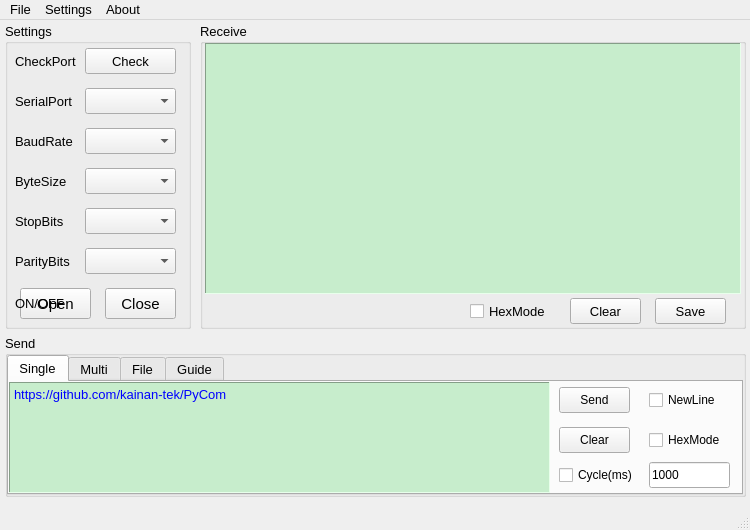
<?xml version="1.0" encoding="UTF-8"?>
<ui version="4.0">
 <class>MainWindow</class>
 <widget class="QMainWindow" name="MainWindow">
  <property name="geometry">
   <rect>
    <x>0</x>
    <y>0</y>
    <width>750</width>
    <height>530</height>
   </rect>
  </property>
  <property name="sizePolicy">
   <sizepolicy hsizetype="Preferred" vsizetype="Preferred">
    <horstretch>0</horstretch>
    <verstretch>0</verstretch>
   </sizepolicy>
  </property>
  <property name="minimumSize">
   <size>
    <width>750</width>
    <height>530</height>
   </size>
  </property>
  <property name="maximumSize">
   <size>
    <width>750</width>
    <height>530</height>
   </size>
  </property>
  <property name="font">
   <font>
    <pointsize>10</pointsize>
   </font>
  </property>
  <property name="windowTitle">
   <string>MainWindow</string>
  </property>
  <widget class="QWidget" name="centralwidget">
   <widget class="QGroupBox" name="groupBox">
    <property name="geometry">
     <rect>
      <x>5</x>
      <y>3</y>
      <width>186</width>
      <height>306</height>
     </rect>
    </property>
    <property name="font">
     <font>
      <pointsize>10</pointsize>
      <bold>false</bold>
     </font>
    </property>
    <property name="autoFillBackground">
     <bool>false</bool>
    </property>
    <property name="title">
     <string>Settings</string>
    </property>
    <property name="flat">
     <bool>false</bool>
    </property>
    <widget class="QComboBox" name="comboBox_SPort">
     <property name="geometry">
      <rect>
       <x>80</x>
       <y>65</y>
       <width>91</width>
       <height>26</height>
      </rect>
     </property>
    </widget>
    <widget class="QLabel" name="label">
     <property name="geometry">
      <rect>
       <x>10</x>
       <y>65</y>
       <width>66</width>
       <height>26</height>
      </rect>
     </property>
     <property name="font">
      <font>
       <pointsize>10</pointsize>
       <bold>false</bold>
      </font>
     </property>
     <property name="text">
      <string>SerialPort</string>
     </property>
    </widget>
    <widget class="QLabel" name="label_2">
     <property name="geometry">
      <rect>
       <x>10</x>
       <y>105</y>
       <width>66</width>
       <height>26</height>
      </rect>
     </property>
     <property name="font">
      <font>
       <pointsize>10</pointsize>
       <bold>false</bold>
      </font>
     </property>
     <property name="text">
      <string>BaudRate</string>
     </property>
    </widget>
    <widget class="QComboBox" name="comboBox_BRate">
     <property name="geometry">
      <rect>
       <x>80</x>
       <y>105</y>
       <width>91</width>
       <height>26</height>
      </rect>
     </property>
    </widget>
    <widget class="QComboBox" name="comboBox_BSize">
     <property name="geometry">
      <rect>
       <x>80</x>
       <y>145</y>
       <width>91</width>
       <height>26</height>
      </rect>
     </property>
    </widget>
    <widget class="QLabel" name="label_3">
     <property name="geometry">
      <rect>
       <x>10</x>
       <y>145</y>
       <width>66</width>
       <height>26</height>
      </rect>
     </property>
     <property name="font">
      <font>
       <pointsize>10</pointsize>
       <bold>false</bold>
      </font>
     </property>
     <property name="text">
      <string>ByteSize</string>
     </property>
    </widget>
    <widget class="QComboBox" name="comboBox_SBit">
     <property name="geometry">
      <rect>
       <x>80</x>
       <y>185</y>
       <width>91</width>
       <height>26</height>
      </rect>
     </property>
    </widget>
    <widget class="QLabel" name="label_4">
     <property name="geometry">
      <rect>
       <x>10</x>
       <y>185</y>
       <width>66</width>
       <height>26</height>
      </rect>
     </property>
     <property name="font">
      <font>
       <pointsize>10</pointsize>
       <bold>false</bold>
      </font>
     </property>
     <property name="text">
      <string>StopBits</string>
     </property>
    </widget>
    <widget class="QComboBox" name="comboBox_PBit">
     <property name="geometry">
      <rect>
       <x>80</x>
       <y>225</y>
       <width>91</width>
       <height>26</height>
      </rect>
     </property>
    </widget>
    <widget class="QLabel" name="label_5">
     <property name="geometry">
      <rect>
       <x>10</x>
       <y>225</y>
       <width>66</width>
       <height>26</height>
      </rect>
     </property>
     <property name="font">
      <font>
       <pointsize>10</pointsize>
       <bold>false</bold>
      </font>
     </property>
     <property name="text">
      <string>ParityBits </string>
     </property>
    </widget>
    <widget class="QLabel" name="label_7">
     <property name="geometry">
      <rect>
       <x>10</x>
       <y>25</y>
       <width>66</width>
       <height>26</height>
      </rect>
     </property>
     <property name="font">
      <font>
       <pointsize>10</pointsize>
       <bold>false</bold>
      </font>
     </property>
     <property name="text">
      <string>CheckPort</string>
     </property>
    </widget>
    <widget class="QPushButton" name="pushButton_Check">
     <property name="geometry">
      <rect>
       <x>80</x>
       <y>25</y>
       <width>91</width>
       <height>26</height>
      </rect>
     </property>
     <property name="mouseTracking">
      <bool>false</bool>
     </property>
     <property name="focusPolicy">
      <enum>Qt::FocusPolicy::StrongFocus</enum>
     </property>
     <property name="autoFillBackground">
      <bool>false</bool>
     </property>
     <property name="styleSheet">
      <string notr="true"/>
     </property>
     <property name="text">
      <string>Check</string>
     </property>
     <property name="autoDefault">
      <bool>true</bool>
     </property>
     <property name="default">
      <bool>false</bool>
     </property>
     <property name="flat">
      <bool>false</bool>
     </property>
    </widget>
    <widget class="QPushButton" name="pushButton_Open">
     <property name="geometry">
      <rect>
       <x>15</x>
       <y>265</y>
       <width>71</width>
       <height>31</height>
      </rect>
     </property>
     <property name="font">
      <font>
       <pointsize>11</pointsize>
       <bold>false</bold>
      </font>
     </property>
     <property name="mouseTracking">
      <bool>false</bool>
     </property>
     <property name="tabletTracking">
      <bool>false</bool>
     </property>
     <property name="focusPolicy">
      <enum>Qt::FocusPolicy::StrongFocus</enum>
     </property>
     <property name="acceptDrops">
      <bool>false</bool>
     </property>
     <property name="autoFillBackground">
      <bool>false</bool>
     </property>
     <property name="styleSheet">
      <string notr="true"/>
     </property>
     <property name="text">
      <string>Open</string>
     </property>
     <property name="checkable">
      <bool>false</bool>
     </property>
     <property name="autoRepeat">
      <bool>false</bool>
     </property>
     <property name="autoExclusive">
      <bool>false</bool>
     </property>
     <property name="autoDefault">
      <bool>true</bool>
     </property>
     <property name="default">
      <bool>false</bool>
     </property>
     <property name="flat">
      <bool>false</bool>
     </property>
    </widget>
    <widget class="QPushButton" name="pushButton_Close">
     <property name="geometry">
      <rect>
       <x>100</x>
       <y>265</y>
       <width>71</width>
       <height>31</height>
      </rect>
     </property>
     <property name="font">
      <font>
       <pointsize>11</pointsize>
       <bold>false</bold>
      </font>
     </property>
     <property name="mouseTracking">
      <bool>false</bool>
     </property>
     <property name="text">
      <string>Close</string>
     </property>
     <property name="autoDefault">
      <bool>true</bool>
     </property>
     <property name="default">
      <bool>false</bool>
     </property>
    </widget>
    <widget class="QLabel" name="label_switch">
     <property name="geometry">
      <rect>
       <x>10</x>
       <y>265</y>
       <width>66</width>
       <height>30</height>
      </rect>
     </property>
     <property name="font">
      <font>
       <pointsize>10</pointsize>
       <bold>false</bold>
      </font>
     </property>
     <property name="text">
      <string>ON/OFF</string>
     </property>
    </widget>
   </widget>
   <widget class="QGroupBox" name="groupBox_2">
    <property name="geometry">
     <rect>
      <x>5</x>
      <y>315</y>
      <width>741</width>
      <height>162</height>
     </rect>
    </property>
    <property name="autoFillBackground">
     <bool>false</bool>
    </property>
    <property name="title">
     <string>Send</string>
    </property>
    <property name="flat">
     <bool>false</bool>
    </property>
    <widget class="QTabWidget" name="SendTab">
     <property name="geometry">
      <rect>
       <x>2</x>
       <y>20</y>
       <width>736</width>
       <height>140</height>
      </rect>
     </property>
     <property name="autoFillBackground">
      <bool>false</bool>
     </property>
     <property name="styleSheet">
      <string notr="true">alternate-background-color: rgb(241, 241, 241);</string>
     </property>
     <property name="currentIndex">
      <number>0</number>
     </property>
     <widget class="QWidget" name="single">
      <attribute name="title">
       <string>Single</string>
      </attribute>
      <widget class="QTextEdit" name="textEdit_sSend">
       <property name="geometry">
        <rect>
         <x>0</x>
         <y>0</y>
         <width>541</width>
         <height>111</height>
        </rect>
       </property>
       <property name="styleSheet">
        <string notr="true">background-color: rgb(199, 237, 204);</string>
       </property>
       <property name="frameShape">
        <enum>QFrame::Shape::Panel</enum>
       </property>
       <property name="frameShadow">
        <enum>QFrame::Shadow::Sunken</enum>
       </property>
       <property name="html">
        <string>&lt;!DOCTYPE HTML PUBLIC &quot;-//W3C//DTD HTML 4.0//EN&quot; &quot;http://www.w3.org/TR/REC-html40/strict.dtd&quot;&gt;
&lt;html&gt;&lt;head&gt;&lt;meta name=&quot;qrichtext&quot; content=&quot;1&quot; /&gt;&lt;meta charset=&quot;utf-8&quot; /&gt;&lt;style type=&quot;text/css&quot;&gt;
p, li { white-space: pre-wrap; }
hr { height: 1px; border-width: 0; }
li.unchecked::marker { content: &quot;\2610&quot;; }
li.checked::marker { content: &quot;\2612&quot;; }
&lt;/style&gt;&lt;/head&gt;&lt;body style=&quot; font-family:'Segoe UI'; font-size:9pt; font-weight:400; font-style:normal;&quot;&gt;
&lt;p style=&quot; margin-top:0px; margin-bottom:0px; margin-left:0px; margin-right:0px; -qt-block-indent:0; text-indent:0px;&quot;&gt;&lt;span style=&quot; font-family:'Microsoft YaHei UI'; font-size:10pt; color:#0000ff;&quot;&gt;https://github.com/kainan-tek/PyCom&lt;/span&gt;&lt;/p&gt;&lt;/body&gt;&lt;/html&gt;</string>
       </property>
       <property name="acceptRichText">
        <bool>false</bool>
       </property>
      </widget>
      <widget class="QCheckBox" name="checkBox_sCycle">
       <property name="geometry">
        <rect>
         <x>550</x>
         <y>80</y>
         <width>81</width>
         <height>26</height>
        </rect>
       </property>
       <property name="text">
        <string>Cycle(ms)</string>
       </property>
      </widget>
      <widget class="QLineEdit" name="lineEdit_sCycle">
       <property name="geometry">
        <rect>
         <x>640</x>
         <y>80</y>
         <width>81</width>
         <height>26</height>
        </rect>
       </property>
       <property name="styleSheet">
        <string notr="true"/>
       </property>
       <property name="text">
        <string>1000</string>
       </property>
      </widget>
      <widget class="QCheckBox" name="checkBox_sNewline">
       <property name="geometry">
        <rect>
         <x>640</x>
         <y>5</y>
         <width>81</width>
         <height>26</height>
        </rect>
       </property>
       <property name="text">
        <string>NewLine</string>
       </property>
      </widget>
      <widget class="QCheckBox" name="checkBox_sHexmode">
       <property name="geometry">
        <rect>
         <x>640</x>
         <y>45</y>
         <width>85</width>
         <height>26</height>
        </rect>
       </property>
       <property name="text">
        <string>HexMode</string>
       </property>
      </widget>
      <widget class="QPushButton" name="pushButton_sSend">
       <property name="geometry">
        <rect>
         <x>550</x>
         <y>5</y>
         <width>71</width>
         <height>26</height>
        </rect>
       </property>
       <property name="text">
        <string>Send</string>
       </property>
       <property name="autoDefault">
        <bool>true</bool>
       </property>
       <property name="default">
        <bool>false</bool>
       </property>
      </widget>
      <widget class="QPushButton" name="pushButton_sClear">
       <property name="geometry">
        <rect>
         <x>550</x>
         <y>45</y>
         <width>71</width>
         <height>26</height>
        </rect>
       </property>
       <property name="text">
        <string>Clear</string>
       </property>
       <property name="autoDefault">
        <bool>true</bool>
       </property>
       <property name="default">
        <bool>false</bool>
       </property>
      </widget>
     </widget>
     <widget class="QWidget" name="multi">
      <attribute name="title">
       <string>Multi</string>
      </attribute>
      <widget class="QCheckBox" name="checkBox_m1">
       <property name="geometry">
        <rect>
         <x>10</x>
         <y>6</y>
         <width>21</width>
         <height>26</height>
        </rect>
       </property>
       <property name="text">
        <string/>
       </property>
      </widget>
      <widget class="QLineEdit" name="lineEdit_m1">
       <property name="geometry">
        <rect>
         <x>30</x>
         <y>6</y>
         <width>211</width>
         <height>26</height>
        </rect>
       </property>
       <property name="autoFillBackground">
        <bool>false</bool>
       </property>
       <property name="styleSheet">
        <string notr="true"/>
       </property>
       <property name="frame">
        <bool>true</bool>
       </property>
      </widget>
      <widget class="QLineEdit" name="lineEdit_m2">
       <property name="geometry">
        <rect>
         <x>30</x>
         <y>43</y>
         <width>211</width>
         <height>26</height>
        </rect>
       </property>
       <property name="styleSheet">
        <string notr="true"/>
       </property>
      </widget>
      <widget class="QCheckBox" name="checkBox_m2">
       <property name="geometry">
        <rect>
         <x>10</x>
         <y>43</y>
         <width>21</width>
         <height>26</height>
        </rect>
       </property>
       <property name="text">
        <string/>
       </property>
      </widget>
      <widget class="QLineEdit" name="lineEdit_m3">
       <property name="geometry">
        <rect>
         <x>30</x>
         <y>80</y>
         <width>211</width>
         <height>26</height>
        </rect>
       </property>
       <property name="styleSheet">
        <string notr="true"/>
       </property>
       <property name="frame">
        <bool>true</bool>
       </property>
      </widget>
      <widget class="QCheckBox" name="checkBox_m3">
       <property name="geometry">
        <rect>
         <x>10</x>
         <y>80</y>
         <width>21</width>
         <height>26</height>
        </rect>
       </property>
       <property name="text">
        <string/>
       </property>
      </widget>
      <widget class="QPushButton" name="pushButton_m1">
       <property name="geometry">
        <rect>
         <x>250</x>
         <y>6</y>
         <width>41</width>
         <height>26</height>
        </rect>
       </property>
       <property name="autoFillBackground">
        <bool>false</bool>
       </property>
       <property name="text">
        <string>1</string>
       </property>
       <property name="autoDefault">
        <bool>true</bool>
       </property>
      </widget>
      <widget class="QPushButton" name="pushButton_m2">
       <property name="geometry">
        <rect>
         <x>250</x>
         <y>43</y>
         <width>41</width>
         <height>26</height>
        </rect>
       </property>
       <property name="text">
        <string>2</string>
       </property>
       <property name="autoDefault">
        <bool>true</bool>
       </property>
      </widget>
      <widget class="QPushButton" name="pushButton_m3">
       <property name="geometry">
        <rect>
         <x>250</x>
         <y>80</y>
         <width>41</width>
         <height>26</height>
        </rect>
       </property>
       <property name="text">
        <string>3</string>
       </property>
       <property name="autoDefault">
        <bool>true</bool>
       </property>
      </widget>
      <widget class="QPushButton" name="pushButton_m4">
       <property name="geometry">
        <rect>
         <x>560</x>
         <y>6</y>
         <width>41</width>
         <height>26</height>
        </rect>
       </property>
       <property name="text">
        <string>4</string>
       </property>
       <property name="autoDefault">
        <bool>true</bool>
       </property>
      </widget>
      <widget class="QCheckBox" name="checkBox_m5">
       <property name="geometry">
        <rect>
         <x>320</x>
         <y>43</y>
         <width>21</width>
         <height>26</height>
        </rect>
       </property>
       <property name="text">
        <string/>
       </property>
      </widget>
      <widget class="QPushButton" name="pushButton_m5">
       <property name="geometry">
        <rect>
         <x>560</x>
         <y>43</y>
         <width>41</width>
         <height>26</height>
        </rect>
       </property>
       <property name="text">
        <string>5</string>
       </property>
       <property name="autoDefault">
        <bool>true</bool>
       </property>
      </widget>
      <widget class="QPushButton" name="pushButton_m6">
       <property name="geometry">
        <rect>
         <x>560</x>
         <y>80</y>
         <width>41</width>
         <height>26</height>
        </rect>
       </property>
       <property name="text">
        <string>6</string>
       </property>
       <property name="autoDefault">
        <bool>true</bool>
       </property>
      </widget>
      <widget class="QCheckBox" name="checkBox_m6">
       <property name="geometry">
        <rect>
         <x>320</x>
         <y>80</y>
         <width>21</width>
         <height>26</height>
        </rect>
       </property>
       <property name="text">
        <string/>
       </property>
      </widget>
      <widget class="QCheckBox" name="checkBox_m4">
       <property name="geometry">
        <rect>
         <x>320</x>
         <y>6</y>
         <width>21</width>
         <height>26</height>
        </rect>
       </property>
       <property name="text">
        <string/>
       </property>
      </widget>
      <widget class="QLineEdit" name="lineEdit_m6">
       <property name="geometry">
        <rect>
         <x>340</x>
         <y>80</y>
         <width>211</width>
         <height>26</height>
        </rect>
       </property>
       <property name="styleSheet">
        <string notr="true"/>
       </property>
      </widget>
      <widget class="QLineEdit" name="lineEdit_m4">
       <property name="geometry">
        <rect>
         <x>340</x>
         <y>6</y>
         <width>211</width>
         <height>26</height>
        </rect>
       </property>
       <property name="styleSheet">
        <string notr="true"/>
       </property>
      </widget>
      <widget class="QLineEdit" name="lineEdit_m5">
       <property name="geometry">
        <rect>
         <x>340</x>
         <y>43</y>
         <width>211</width>
         <height>26</height>
        </rect>
       </property>
       <property name="styleSheet">
        <string notr="true"/>
       </property>
      </widget>
      <widget class="QCheckBox" name="checkBox_mNewLine">
       <property name="geometry">
        <rect>
         <x>630</x>
         <y>0</y>
         <width>91</width>
         <height>26</height>
        </rect>
       </property>
       <property name="text">
        <string>NewLine</string>
       </property>
      </widget>
      <widget class="QCheckBox" name="checkBox_mHexMode">
       <property name="geometry">
        <rect>
         <x>630</x>
         <y>30</y>
         <width>91</width>
         <height>26</height>
        </rect>
       </property>
       <property name="text">
        <string>HexMode</string>
       </property>
      </widget>
      <widget class="QLineEdit" name="lineEdit_mCycle">
       <property name="geometry">
        <rect>
         <x>630</x>
         <y>82</y>
         <width>81</width>
         <height>21</height>
        </rect>
       </property>
       <property name="text">
        <string>1000</string>
       </property>
      </widget>
      <widget class="QCheckBox" name="checkBox_mCycle">
       <property name="geometry">
        <rect>
         <x>630</x>
         <y>60</y>
         <width>91</width>
         <height>21</height>
        </rect>
       </property>
       <property name="text">
        <string>Cycle(ms)</string>
       </property>
      </widget>
     </widget>
     <widget class="QWidget" name="file">
      <attribute name="title">
       <string>File</string>
      </attribute>
      <widget class="QLineEdit" name="lineEdit_fFile">
       <property name="geometry">
        <rect>
         <x>50</x>
         <y>20</y>
         <width>401</width>
         <height>31</height>
        </rect>
       </property>
       <property name="styleSheet">
        <string notr="true"/>
       </property>
      </widget>
      <widget class="QLabel" name="label_6">
       <property name="geometry">
        <rect>
         <x>10</x>
         <y>20</y>
         <width>36</width>
         <height>31</height>
        </rect>
       </property>
       <property name="text">
        <string> File:</string>
       </property>
      </widget>
      <widget class="QPushButton" name="pushButton_fSelect">
       <property name="geometry">
        <rect>
         <x>460</x>
         <y>20</y>
         <width>61</width>
         <height>31</height>
        </rect>
       </property>
       <property name="styleSheet">
        <string notr="true"/>
       </property>
       <property name="text">
        <string>Select</string>
       </property>
       <property name="autoDefault">
        <bool>true</bool>
       </property>
      </widget>
      <widget class="QPushButton" name="pushButton_fSend">
       <property name="geometry">
        <rect>
         <x>530</x>
         <y>20</y>
         <width>61</width>
         <height>31</height>
        </rect>
       </property>
       <property name="styleSheet">
        <string notr="true"/>
       </property>
       <property name="text">
        <string>Send</string>
       </property>
       <property name="autoDefault">
        <bool>true</bool>
       </property>
      </widget>
      <widget class="QLabel" name="label_8">
       <property name="geometry">
        <rect>
         <x>50</x>
         <y>70</y>
         <width>351</width>
         <height>21</height>
        </rect>
       </property>
       <property name="text">
        <string>support: 1. txt file   2. customized json file</string>
       </property>
      </widget>
     </widget>
     <widget class="QWidget" name="guide">
      <attribute name="title">
       <string>Guide</string>
      </attribute>
      <widget class="QPlainTextEdit" name="plainTextEdit_Guide">
       <property name="geometry">
        <rect>
         <x>0</x>
         <y>0</y>
         <width>731</width>
         <height>111</height>
        </rect>
       </property>
       <property name="font">
        <font>
         <pointsize>10</pointsize>
        </font>
       </property>
       <property name="styleSheet">
        <string notr="true">background-color: rgb(231,234,237);</string>
       </property>
       <property name="frameShape">
        <enum>QFrame::Shape::StyledPanel</enum>
       </property>
       <property name="frameShadow">
        <enum>QFrame::Shadow::Plain</enum>
       </property>
       <property name="readOnly">
        <bool>true</bool>
       </property>
      </widget>
     </widget>
    </widget>
   </widget>
   <widget class="QGroupBox" name="groupBox_3">
    <property name="geometry">
     <rect>
      <x>200</x>
      <y>3</y>
      <width>546</width>
      <height>306</height>
     </rect>
    </property>
    <property name="autoFillBackground">
     <bool>false</bool>
    </property>
    <property name="title">
     <string>Receive</string>
    </property>
    <property name="flat">
     <bool>false</bool>
    </property>
    <widget class="QTextEdit" name="textEdit_Receive">
     <property name="geometry">
      <rect>
       <x>5</x>
       <y>20</y>
       <width>536</width>
       <height>251</height>
      </rect>
     </property>
     <property name="styleSheet">
      <string notr="true">background-color: rgb(199, 237, 204);</string>
     </property>
     <property name="frameShape">
      <enum>QFrame::Shape::Panel</enum>
     </property>
     <property name="frameShadow">
      <enum>QFrame::Shadow::Sunken</enum>
     </property>
     <property name="lineWidth">
      <number>1</number>
     </property>
     <property name="readOnly">
      <bool>true</bool>
     </property>
    </widget>
    <widget class="QCheckBox" name="checkBox_RHexmode">
     <property name="geometry">
      <rect>
       <x>270</x>
       <y>275</y>
       <width>85</width>
       <height>26</height>
      </rect>
     </property>
     <property name="text">
      <string>HexMode</string>
     </property>
    </widget>
    <widget class="QPushButton" name="pushButton_RClear">
     <property name="geometry">
      <rect>
       <x>370</x>
       <y>275</y>
       <width>71</width>
       <height>26</height>
      </rect>
     </property>
     <property name="mouseTracking">
      <bool>false</bool>
     </property>
     <property name="text">
      <string>Clear</string>
     </property>
     <property name="autoDefault">
      <bool>true</bool>
     </property>
     <property name="default">
      <bool>false</bool>
     </property>
    </widget>
    <widget class="QPushButton" name="pushButton_RSave">
     <property name="geometry">
      <rect>
       <x>455</x>
       <y>275</y>
       <width>71</width>
       <height>26</height>
      </rect>
     </property>
     <property name="mouseTracking">
      <bool>false</bool>
     </property>
     <property name="text">
      <string>Save</string>
     </property>
     <property name="autoDefault">
      <bool>true</bool>
     </property>
     <property name="default">
      <bool>false</bool>
     </property>
    </widget>
   </widget>
  </widget>
  <widget class="QMenuBar" name="menubar">
   <property name="geometry">
    <rect>
     <x>0</x>
     <y>0</y>
     <width>750</width>
     <height>33</height>
    </rect>
   </property>
   <property name="font">
    <font>
     <pointsize>10</pointsize>
    </font>
   </property>
   <widget class="QMenu" name="menuFile">
    <property name="font">
     <font>
      <pointsize>10</pointsize>
     </font>
    </property>
    <property name="title">
     <string>File</string>
    </property>
    <addaction name="actionOpen_File"/>
    <addaction name="separator"/>
    <addaction name="actionExit"/>
   </widget>
   <widget class="QMenu" name="menuAbout">
    <property name="font">
     <font>
      <pointsize>10</pointsize>
      <bold>false</bold>
     </font>
    </property>
    <property name="title">
     <string>About</string>
    </property>
    <addaction name="actionAbout"/>
   </widget>
   <widget class="QMenu" name="menuSetting">
    <property name="font">
     <font>
      <pointsize>10</pointsize>
     </font>
    </property>
    <property name="title">
     <string>Settings</string>
    </property>
    <widget class="QMenu" name="menuEncoding_Type">
     <property name="font">
      <font>
       <pointsize>9</pointsize>
       <bold>false</bold>
      </font>
     </property>
     <property name="title">
      <string>Encoding Set</string>
     </property>
     <addaction name="actionASCII"/>
     <addaction name="separator"/>
     <addaction name="actionUTF_8"/>
     <addaction name="separator"/>
     <addaction name="actionUTF_16"/>
     <addaction name="separator"/>
     <addaction name="actionUTF_32"/>
     <addaction name="separator"/>
     <addaction name="actionGBK_GB2312"/>
    </widget>
    <addaction name="menuEncoding_Type"/>
   </widget>
   <addaction name="menuFile"/>
   <addaction name="menuSetting"/>
   <addaction name="menuAbout"/>
  </widget>
  <widget class="QStatusBar" name="statusbar"/>
  <action name="actionAbout">
   <property name="text">
    <string>About</string>
   </property>
  </action>
  <action name="actionExit">
   <property name="text">
    <string>Exit</string>
   </property>
  </action>
  <action name="actionOpen_File">
   <property name="text">
    <string>Open File</string>
   </property>
  </action>
  <action name="actionUTF_8">
   <property name="checkable">
    <bool>true</bool>
   </property>
   <property name="text">
    <string>UTF-8</string>
   </property>
  </action>
  <action name="actionASCII">
   <property name="checkable">
    <bool>true</bool>
   </property>
   <property name="text">
    <string>ASCII</string>
   </property>
  </action>
  <action name="actionUTF_16">
   <property name="checkable">
    <bool>true</bool>
   </property>
   <property name="text">
    <string>UTF-16</string>
   </property>
  </action>
  <action name="actionUTF_32">
   <property name="checkable">
    <bool>true</bool>
   </property>
   <property name="text">
    <string>UTF-32</string>
   </property>
  </action>
  <action name="actionGBK_GB2312">
   <property name="checkable">
    <bool>true</bool>
   </property>
   <property name="checked">
    <bool>true</bool>
   </property>
   <property name="text">
    <string>GBK/GB2312</string>
   </property>
  </action>
 </widget>
 <resources>
  <include location="../resrc/resource.qrc"/>
 </resources>
 <connections/>
</ui>
